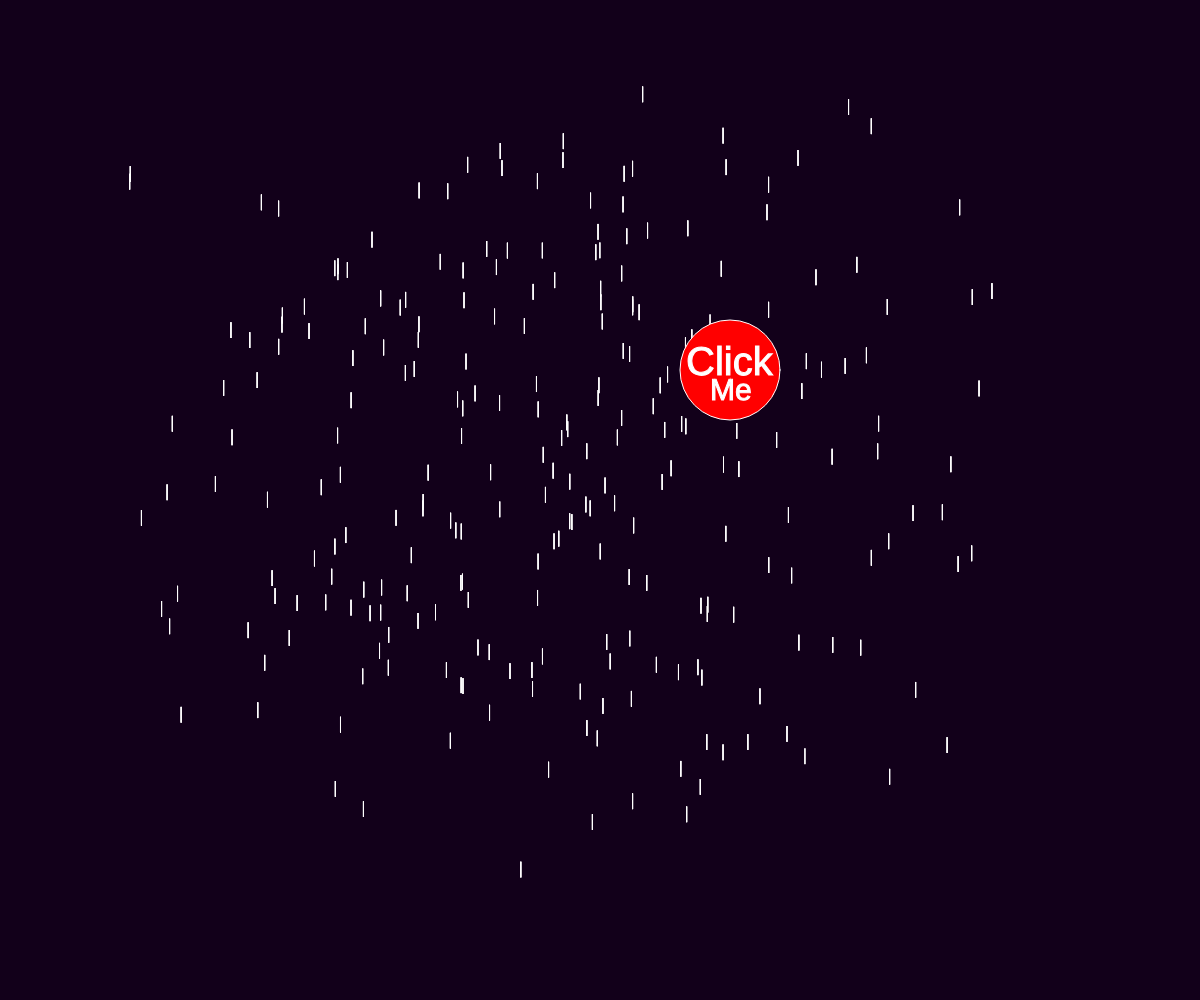
Frame 1 (no input)
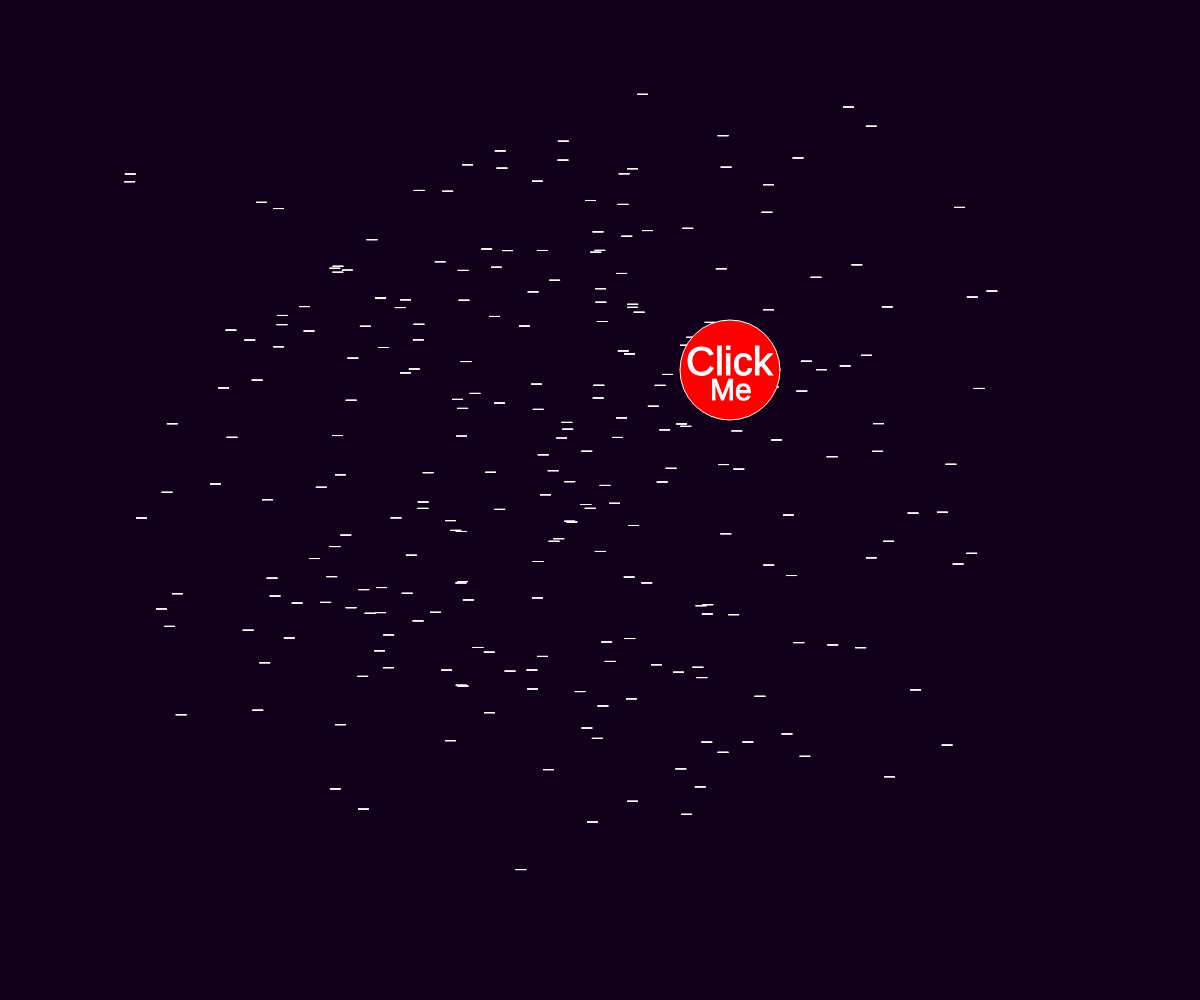
Frame 60 (no input)
Frame 120 (the mouse pressed at the canvas centre since frame 60): identical to frame 60, image omitted

The p5.js sketch that drew these frames (run headless with seeded random() and noise() and a simulated clock; from frame 60 on, the mouse is pressed at the canvas centre):

// p5.js sketch
// ── sketch.js
function setup() {
  createCanvas(windowWidth, windowHeight);
}

let HoHoHo
let isCircleClicked = false;

function draw(){
  background(18, 0, 26);
  stroke(255);

let counter = 0;
  while(counter < 1000){
  mouliStarx(noise(1, counter)* (width)
    ,noise(2, counter)* (height),10,15);
  counter ++;
  }


fill(255,0,0);
  circle(730,370, 100);
  
textSize(40);
  fill(255);
  text("Click", 686,375);

  textSize(30);
  fill(255);
  text("Me", 710, 400);

}


function mouliStarx(x, y, w, h){
//Premier caractère peut pas être un chiffre, et peut pas contenir de symboles spéciaux. Caractères Alphanumériques.
  push(); 
  translate(x, y);

  if(frameCount%5==0){
    line(-w/2, 0, w/2, 0);
  }else{
 
  line(0, -h/2, 0, h/2);
  }
  pop();

}

function mouseReleased(){
  // click on the moon
  let dX = mouseX - 600;
  let dY = mouseY - 20;
  //(600, 20 coord de la lune)
  let d = sqrt(dX * dX + dY * dY);
  //d est le rayon de la lune
  if(d < 150){
    //150 est le rayon de la Lune et le if vérifie que la souris est 
    //dans le rayon
    isCircleClicked = true;
  }
}
